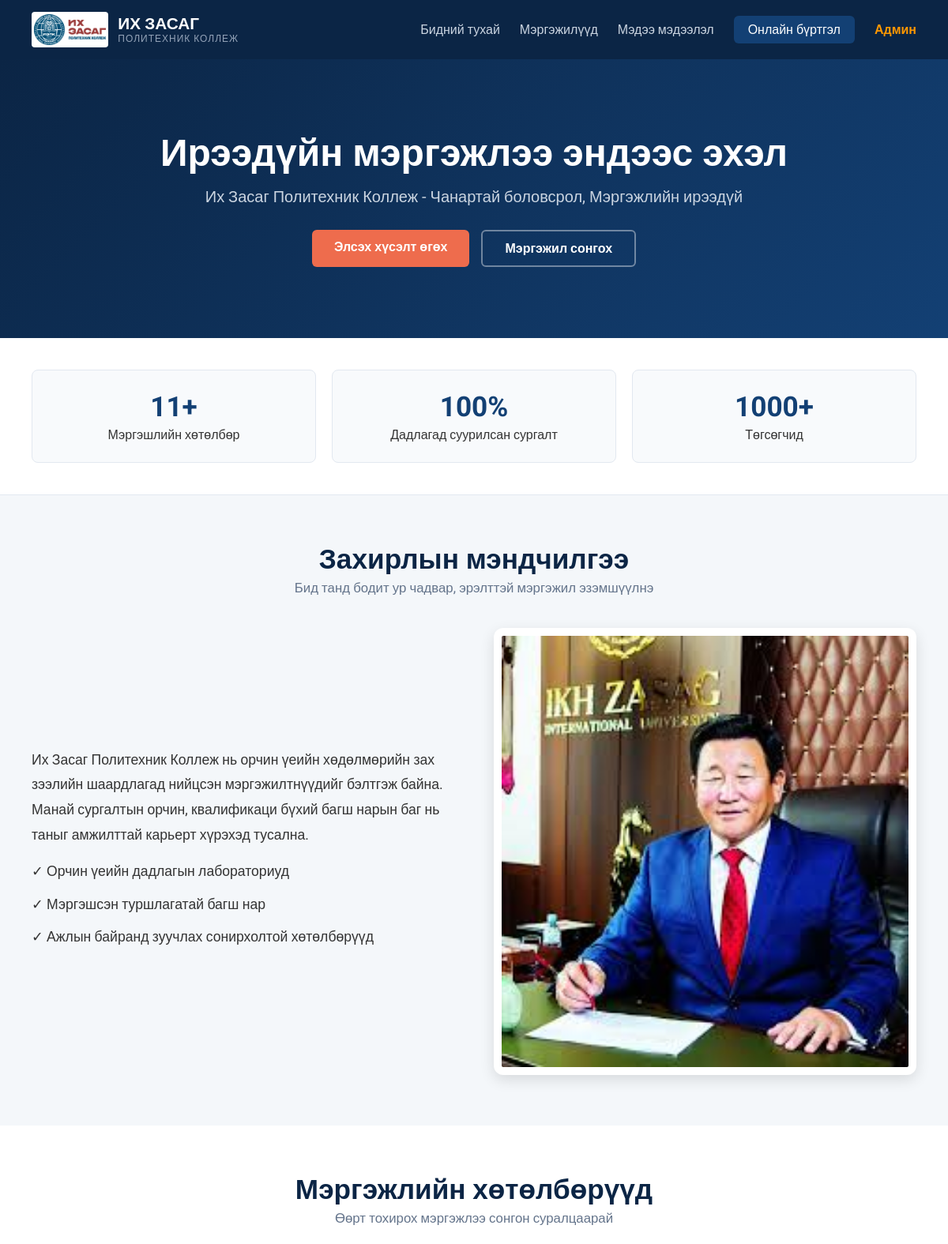
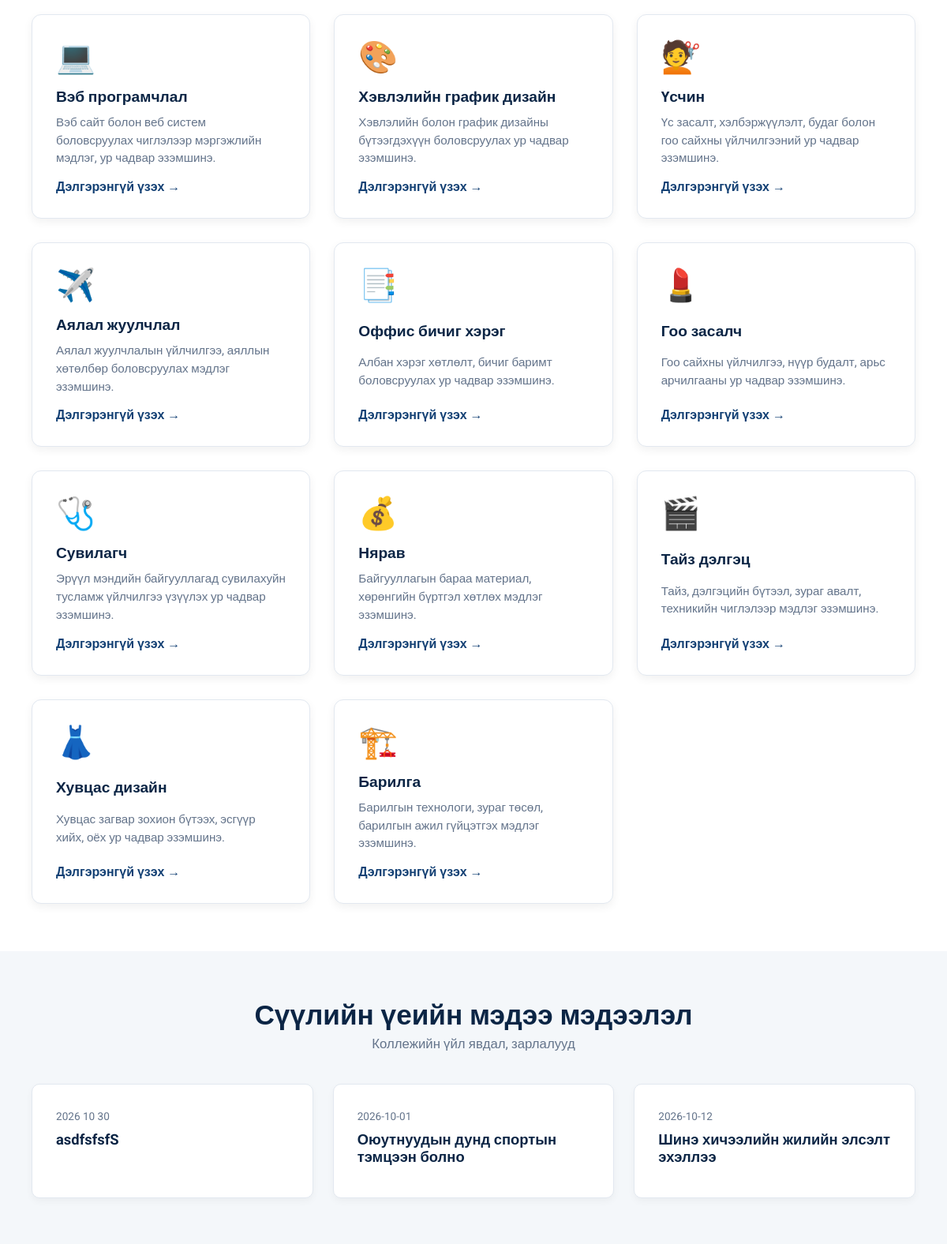
The page / (upper part) on the database its author committed (2 pictures, top to bottom).
### app.py (models this page shows)
class News(db.Model):
    id = db.Column(db.Integer, primary_key=True)
    date = db.Column(db.String(20), nullable=False)
    title = db.Column(db.String(200), nullable=False)

### app.py (the view)
@app.route("/")
def index():
    news_items = News.query.order_by(News.id.desc()).all()
    return render_template("index.html", programs=programs, news=news_items)

### templates/index.html (shortened to what this page needs)
<!DOCTYPE html>
<html lang="mn">
<head>
    <link rel="stylesheet" href="{{ url_for('static', filename='style.css') }}">
</head>
<body>
    <header class="header">
        <div class="nav-container">
            <div class="logo">
                <img src="{{ url_for('static', filename='Images/school.jpg') }}" alt="School Logo" class="logo-img" style="height: 45px; width: auto; background: white; padding: 3px; border-radius: 4px;">
                <div class="logo-text">
                    <h1>ИХ ЗАСАГ</h1>
                    <p>ПОЛИТЕХНИК КОЛЛЕЖ</p>
                </div>
            </div>
            <nav class="nav-menu">
                <ul>
                    <li><a href="#about">Бидний тухай</a></li>
                    <li><a href="#programs">Мэргэжилүүд</a></li>
                    <li><a href="#news">Мэдээ мэдээлэл</a></li>
                    <li><a href="#register" class="btn-nav">Онлайн бүртгэл</a></li>
                    <li><a href="{{ url_for('admin_login') }}" class="btn-admin">Админ</a></li>
                </ul>
            </nav>
        </div>
    </header>
    <section class="hero">
        <div class="hero-content">
            <h2>Ирээдүйн мэргэжлээ эндээс эхэл</h2>
            <p>Их Засаг Политехник Коллеж - Чанартай боловсрол, Мэргэжлийн ирээдүй</p>
            <div class="hero-buttons">
                <a href="#register" class="btn btn-primary">Элсэх хүсэлт өгөх</a>
                <a href="#programs" class="btn btn-secondary">Мэргэжил сонгох</a>
            </div>
        </div>
    </section>
    <section class="stats">
        <div class="stats-grid">
            <div class="stat-card">
                <h3>11+</h3>
                <p>Мэргэшлийн хөтөлбөр</p>
            </div>
            <div class="stat-card">
                <h3>100%</h3>
                <p>Дадлагад суурилсан сургалт</p>
            </div>
            <div class="stat-card">
                <h3>1000+</h3>
                <p>Төгсөгчид</p>
            </div>
        </div>
    </section>
    <section id="about" class="section">
        <div class="section-header">
            <h2 class="section-title">Захирлын мэндчилгээ</h2>
            <p class="section-subtitle">Бид танд бодит ур чадвар, эрэлттэй мэргэжил эзэмшүүлнэ</p>
        </div>
        <div class="about-grid">
            <div class="about-text">
                <p>Их Засаг Политехник Коллеж нь орчин үеийн хөдөлмөрийн зах зээлийн шаардлагад нийцсэн мэргэжилтнүүдийг бэлтгэж байна. Манай сургалтын орчин, квалификаци бүхий багш нарын баг нь таныг амжилттай карьерт хүрэхэд тусална.</p>
                <ul class="features-list">
                    <li>✓ Орчин үеийн дадлагын лабораториуд</li>
                    <li>✓ Мэргэшсэн туршлагатай багш нар</li>
                    <li>✓ Ажлын байранд зуучлах сонирхолтой хөтөлбөрүүд</li>
                </ul>
            </div>
            <div class="about-image">
                <img src="{{ url_for('static', filename='Images/principal.jpg') }}" alt="Коллежийн захирал" style="max-width: 100%; border-radius: 12px; background: white; padding: 10px; box-shadow: 0 6px 18px rgba(0,0,0,0.12);">
            </div>
        </div>
    </section>
    <section id="programs" class="section bg-light">
        <div class="section-header">
            <h2 class="section-title">Мэргэжлийн хөтөлбөрүүд</h2>
            <p class="section-subtitle">Өөрт тохирох мэргэжлээ сонгон суралцаарай</p>
        </div>
        <div class="programs-grid">
            {% for key, prog in programs.items() %}
            <a href="{{ url_for('hutulbur', program_slug=key) }}" class="program-link">
                <div class="program-card">
                    <div class="card-icon">{{ prog.icon }}</div>
                    <h3>{{ prog.name }}</h3>
                    <p>{{ prog.description }}</p>
                    <span class="read-more-link">Дэлгэрэнгүй үзэх &rarr;</span>
                </div>
            </a>
            {% endfor %}
        </div>
    </section>
    <section id="news" class="section">
        <div class="section-header">
            <h2 class="section-title">Сүүлийн үеийн мэдээ мэдээлэл</h2>
            <p class="section-subtitle">Коллежийн үйл явдал, зарлалууд</p>
        </div>
        <div class="news-grid">
            {% for item in news %}
            <div class="news-card">
                <span class="news-date">{{ item.date }}</span>
                <h3>{{ item.title }}</h3>
            </div>
            {% endfor %}
        </div>
    </section>
</body>
</html>

### static/style.css (style rules this page uses)
* { margin: 0; padding: 0; box-sizing: border-box !important; font-family: 'Roboto', sans-serif; }
html, body { width: 100% !important; min-width: 100% !important; max-width: 100% !important; overflow-x: hidden; background-color: #f4f7fa; color: #333; }
.header { background-color: #0b2545; color: #fff; width: 100% !important; padding: 15px 0; position: sticky; top: 0; z-index: 1000; }
.nav-container { display: flex; justify-content: space-between; align-items: center; width: 100% !important; padding: 0 40px; }
.logo { display: flex; align-items: center; gap: 12px; }
.logo-img { height: 45px; width: auto; }
.logo-text h1 { font-size: 1.3rem; color: #fff; line-height: 1.1; }
.logo-text p { font-size: 0.75rem; color: #94a3b8; letter-spacing: 1px; }
.nav-menu ul { display: flex; list-style: none; align-items: center; gap: 25px; }
.nav-menu ul li a { color: #cbd5e1; text-decoration: none; font-size: 1rem; font-weight: 500; }
.btn-admin { color: #ff9800 !important; font-weight: bold !important; }
.btn-nav { background-color: #134074; padding: 8px 18px; border-radius: 6px; color: #fff !important; }
.hero { background: linear-gradient(135deg, #0b2545 0%, #134074 100%); color: white; width: 100% !important; padding: 90px 40px; text-align: center; }
.hero-content h2 { font-size: 3rem; margin-bottom: 15px; }
.hero-content p { font-size: 1.25rem; color: #cbd5e1; margin-bottom: 30px; }
.hero-buttons { display: flex; justify-content: center; gap: 15px; }
.btn { padding: 12px 28px; border-radius: 6px; font-weight: 600; text-decoration: none; display: inline-block; }
.btn-primary { background-color: #ee6c4d; color: white; }
.btn-secondary { background-color: transparent; color: white; border: 2px solid rgba(255,255,255,0.4); }
.section { width: 100% !important; padding: 60px 40px; }
.bg-light { background-color: #ffffff; }
.section-header { text-align: center; margin-bottom: 40px; }
.section-title { font-size: 2.2rem; color: #0b2545; }
.section-subtitle { color: #64748b; font-size: 1.05rem; margin-top: 5px; }
.stats { background: #ffffff; padding: 40px 0; border-bottom: 1px solid #e2e8f0; width: 100% !important; }
.stats-grid { display: grid; grid-template-columns: repeat(auto-fit, minmax(220px, 1fr)); gap: 20px; padding: 0 40px; text-align: center; }
.stat-card { padding: 25px; background: #f8fafc; border-radius: 8px; border: 1px solid #e2e8f0; }
.stat-card h3 { font-size: 2.2rem; color: #134074; margin-bottom: 5px; }
.about-grid { display: flex; gap: 50px; align-items: center; width: 100%; }
.about-text { flex: 1; font-size: 1.1rem; line-height: 1.8; }
.features-list { list-style: none; margin-top: 15px; }
.features-list li { margin-bottom: 10px; font-weight: 500; }
.about-image { flex: 1; text-align: center; }
.about-image img { width: 100%; max-width: 550px; border-radius: 12px; box-shadow: 0 6px 18px rgba(0,0,0,0.12); }
.programs-grid { display: grid !important; grid-template-columns: repeat(auto-fit, minmax(320px, 1fr)) !important; gap: 30px !important; width: 100% !important; }
.news-grid { display: grid; grid-template-columns: repeat(auto-fit, minmax(320px, 1fr)); gap: 25px; width: 100%; }
.program-link { text-decoration: none; color: inherit; }
.program-card { background: #fff; padding: 30px; border-radius: 12px; box-shadow: 0 4px 12px rgba(0,0,0,0.06); border: 1px solid #e2e8f0; height: 100%; display: flex; flex-direction: column; justify-content: space-between; transition: transform 0.2s, box-shadow 0.2s; }
.card-icon { font-size: 2.5rem; margin-bottom: 15px; }
.program-card h3 { color: #0b2545; font-size: 1.2rem; margin-bottom: 10px; }
.program-card p { color: #64748b; font-size: 0.95rem; line-height: 1.5; }
.read-more-link { display: inline-block; margin-top: 15px; color: #134074; font-weight: 600; }
.news-card { background: #fff; padding: 30px; border-radius: 10px; border: 1px solid #e2e8f0; box-shadow: 0 4px 10px rgba(0,0,0,0.04); }
.news-date { font-size: 0.85rem; color: #64748b; }
.news-card h3 { font-size: 1.15rem; color: #0b2545; margin: 10px 0; }

### rows shown on the page
News: date "2026 10 30", title "asdfsfsfS"
News: date "2026-10-01", title "Оюутнуудын дунд спортын тэмцээн болно"
News: date "2026-10-12", title "Шинэ хичээлийн жилийн элсэлт эхэллээ"

### other values the page prints
{{ prog.icon }} "💻" "🎨" "💇" "✈️" "📑" "💄" "🩺" "💰" "🎬" "👗" "🏗️"
{{ prog.name }} "Вэб програмчлал" "Хэвлэлийн график дизайн" "Үсчин" "Аялал жуулчлал" "Оффис бичиг хэрэг" "Гоо засалч" "Сувилагч" "Нярав" "Тайз дэлгэц" "Хувцас дизайн" "Барилга"
{{ prog.description }} "Вэб сайт болон веб систем боловсруулах чиглэлээр мэргэжлийн мэдлэг, ур чадвар эзэмшинэ." "Хэвлэлийн болон график дизайны бүтээгдэхүүн боловсруулах ур чадвар эзэмшинэ." "Үс засалт, хэлбэржүүлэлт, будаг болон гоо сайхны үйлчилгээний ур чадвар эзэмшинэ." "Аялал жуулчлалын үйлчилгээ, аяллын хөтөлбөр боловсруулах мэдлэг эзэмшинэ." "Албан хэрэг хөтлөлт, бичиг баримт боловсруулах ур чадвар эзэмшинэ." "Гоо сайхны үйлчилгээ, нүүр будалт, арьс арчилгааны ур чадвар эзэмшинэ." "Эрүүл мэндийн байгууллагад сувилахуйн тусламж үйлчилгээ үзүүлэх ур чадвар эзэмшинэ." "Байгууллагын бараа материал, хөрөнгийн бүртгэл хөтлөх мэдлэг эзэмшинэ." "Тайз, дэлгэцийн бүтээл, зураг авалт, техникийн чиглэлээр мэдлэг эзэмшинэ." "Хувцас загвар зохион бүтээх, эсгүүр хийх, оёх ур чадвар эзэмшинэ." "Барилгын технологи, зураг төсөл, барилгын ажил гүйцэтгэх мэдлэг эзэмшинэ."
